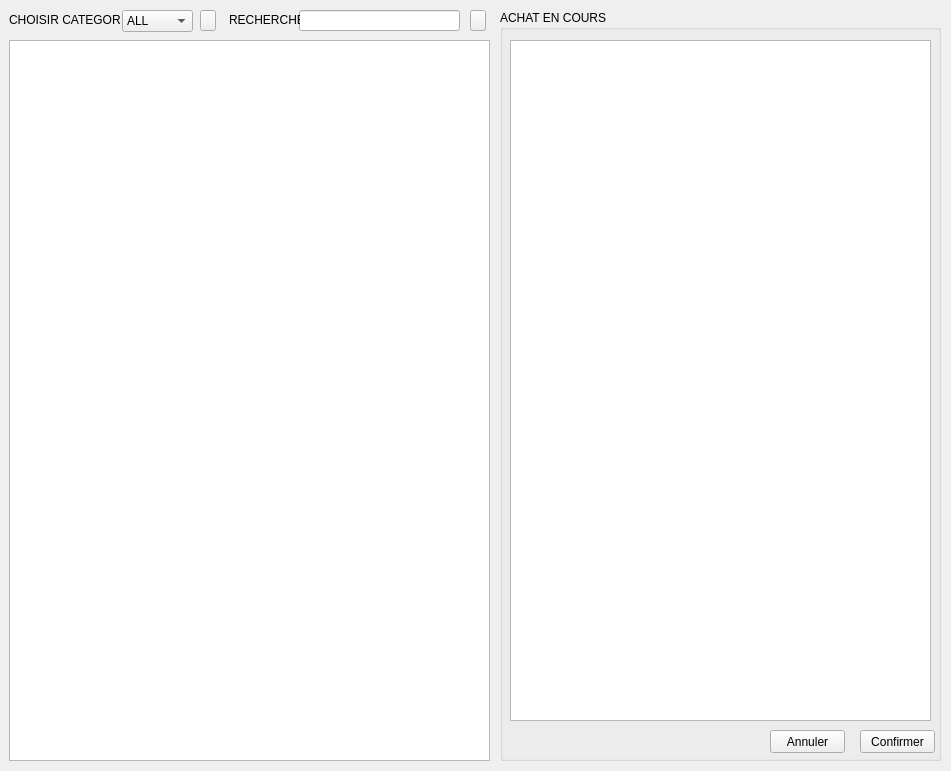
<?xml version="1.0" encoding="UTF-8"?>
<ui version="4.0">
 <class>CafeteriaAdmin</class>
 <widget class="QFrame" name="CafeteriaAdmin">
  <property name="geometry">
   <rect>
    <x>0</x>
    <y>0</y>
    <width>951</width>
    <height>771</height>
   </rect>
  </property>
  <property name="windowTitle">
   <string>Frame</string>
  </property>
  <widget class="QLabel" name="label_8">
   <property name="geometry">
    <rect>
     <x>9</x>
     <y>10</y>
     <width>111</width>
     <height>20</height>
    </rect>
   </property>
   <property name="styleSheet">
    <string notr="true">color: rgb(0,0,0);
font: 87 8pt &quot;Lato Black&quot;;</string>
   </property>
   <property name="text">
    <string>CHOISIR CATEGORIE</string>
   </property>
  </widget>
  <widget class="QLineEdit" name="research_2">
   <property name="geometry">
    <rect>
     <x>299</x>
     <y>10</y>
     <width>161</width>
     <height>21</height>
    </rect>
   </property>
   <property name="styleSheet">
    <string notr="true">font: italic 12pt &quot;Lato&quot;;
color:rgb(0,0,0);
border-color: transparent;</string>
   </property>
   <property name="text">
    <string/>
   </property>
  </widget>
  <widget class="QPushButton" name="pushButton_10">
   <property name="geometry">
    <rect>
     <x>470</x>
     <y>10</y>
     <width>16</width>
     <height>21</height>
    </rect>
   </property>
   <property name="cursor">
    <cursorShape>PointingHandCursor</cursorShape>
   </property>
   <property name="styleSheet">
    <string notr="true">border-color: transparent;</string>
   </property>
   <property name="text">
    <string/>
   </property>
  </widget>
  <widget class="QLabel" name="label_9">
   <property name="geometry">
    <rect>
     <x>229</x>
     <y>10</y>
     <width>71</width>
     <height>20</height>
    </rect>
   </property>
   <property name="styleSheet">
    <string notr="true">color: rgb(0, 0, 0);
font: 87 8pt &quot;Lato Black&quot;;</string>
   </property>
   <property name="text">
    <string>RECHERCHE:</string>
   </property>
  </widget>
  <widget class="QComboBox" name="comboBox_4">
   <property name="geometry">
    <rect>
     <x>122</x>
     <y>10</y>
     <width>71</width>
     <height>22</height>
    </rect>
   </property>
   <property name="styleSheet">
    <string notr="true">color: rgb(0,0,0);
font: 87 italic 9pt &quot;Lato Black&quot;;</string>
   </property>
   <item>
    <property name="text">
     <string>ALL</string>
    </property>
   </item>
   <item>
    <property name="text">
     <string>FOOD</string>
    </property>
   </item>
   <item>
    <property name="text">
     <string>DRINKS</string>
    </property>
   </item>
   <item>
    <property name="text">
     <string>SNACKS</string>
    </property>
   </item>
   <item>
    <property name="text">
     <string>PRINTING</string>
    </property>
   </item>
  </widget>
  <widget class="QPushButton" name="pushButton_11">
   <property name="geometry">
    <rect>
     <x>200</x>
     <y>10</y>
     <width>16</width>
     <height>21</height>
    </rect>
   </property>
   <property name="cursor">
    <cursorShape>PointingHandCursor</cursorShape>
   </property>
   <property name="styleSheet">
    <string notr="true">border-color: transparent;
border-image: url(:/arrow_right.png);</string>
   </property>
   <property name="text">
    <string/>
   </property>
  </widget>
  <widget class="QTableView" name="Affichage_produit">
   <property name="geometry">
    <rect>
     <x>9</x>
     <y>40</y>
     <width>481</width>
     <height>721</height>
    </rect>
   </property>
   <property name="styleSheet">
    <string notr="true">font: 57 italic 10pt &quot;Lato Medium&quot;;</string>
   </property>
  </widget>
  <widget class="QGroupBox" name="groupBox">
   <property name="geometry">
    <rect>
     <x>500</x>
     <y>10</y>
     <width>441</width>
     <height>751</height>
    </rect>
   </property>
   <property name="title">
    <string>ACHAT EN COURS</string>
   </property>
   <widget class="QTableView" name="Affichage_produit_2">
    <property name="geometry">
     <rect>
      <x>10</x>
      <y>30</y>
      <width>421</width>
      <height>681</height>
     </rect>
    </property>
    <property name="styleSheet">
     <string notr="true">font: 57 italic 10pt &quot;Lato Medium&quot;;</string>
    </property>
   </widget>
   <widget class="QPushButton" name="pushButton_2">
    <property name="geometry">
     <rect>
      <x>270</x>
      <y>720</y>
      <width>75</width>
      <height>23</height>
     </rect>
    </property>
    <property name="styleSheet">
     <string notr="true">color: rgb(0,0,0);
font: 87 8pt &quot;Lato Black&quot;;</string>
    </property>
    <property name="text">
     <string>Annuler</string>
    </property>
   </widget>
   <widget class="QPushButton" name="pushButton">
    <property name="geometry">
     <rect>
      <x>360</x>
      <y>720</y>
      <width>75</width>
      <height>23</height>
     </rect>
    </property>
    <property name="styleSheet">
     <string notr="true">color: rgb(0,0,0);
font: 87 8pt &quot;Lato Black&quot;;</string>
    </property>
    <property name="text">
     <string>Confirmer</string>
    </property>
   </widget>
  </widget>
 </widget>
 <resources/>
 <connections/>
</ui>
